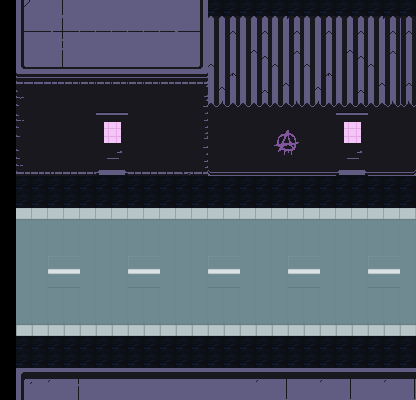

The image is a tile-based game level rendered from a .tmx file. Its description and source (layers, tilesets, objects; grid data summarised) follow:
An orthogonal 26x25 tile map with 16x16 px tiles, 5 tile layers (Void, Ground, Wall1, ObjCanMove, ...), 4 tilesets and 6 objects (Hotel, HouseNormal, Start, HotelBk, SpawnArea1, ...).

<map version="1.10" tiledversion="1.10.2" orientation="orthogonal" renderorder="right-down" width="26" height="25" tilewidth="16" tileheight="16" infinite="0" nextlayerid="15" nextobjectid="29">
 <tileset firstgid="1" source="../Tile/cyberpunk.tsx" />
 <tileset firstgid="481" source="../Tile/blackblock.tsx" />
 <tileset firstgid="482" source="../Tile/town.tsx" />
 <tileset firstgid="1082" name="phone_small" tilewidth="16" tileheight="16" tilecount="2" columns="1">
  <image source="../Package/phone_small.png" width="16" height="32" />
 </tileset>
 <layer id="7" name="Void" width="26" height="25">
  <data>[650 cells, 625 non-empty, 1 distinct tile ids]</data>
 </layer>
 <layer id="8" name="Ground" width="26" height="25">
  <data>[650 cells, 625 non-empty, 8 distinct tile ids]</data>
 </layer>
 <layer id="9" name="Wall1" width="26" height="25">
  <data>[650 cells, 75 non-empty, 17 distinct tile ids]</data>
 </layer>
 <layer id="10" name="ObjCanMove" width="26" height="25">
  <data>[650 cells, 262 non-empty, 120 distinct tile ids]</data>
 </layer>
 <layer id="11" name="ObjCanMove2" width="26" height="25">
  <data>[650 cells, 4 non-empty, 4 distinct tile ids]</data>
 </layer>
 <objectgroup id="12" name="Areas">
  <object id="8" name="Hotel" x="403.5" y="177" width="12" height="189.5" />
  <object id="20" name="HouseNormal" x="97.5" y="176.625" width="30.25" height="32.625" />
 </objectgroup>
 <objectgroup id="14" name="Points">
  <object id="27" name="Start" x="111.333" y="224.333">
   <point />
  </object>
  <object id="28" name="HotelBk" x="360.333" y="272.667">
   <point />
  </object>
 </objectgroup>
 <objectgroup id="13" name="SpawnAreaLayer">
  <object id="25" name="SpawnArea1" x="165.667" y="219" width="133.334" height="100.333" />
  <object id="26" name="SpawnArea0" x="16" y="267.667" width="148.667" height="52.3336" />
 </objectgroup>
</map>
